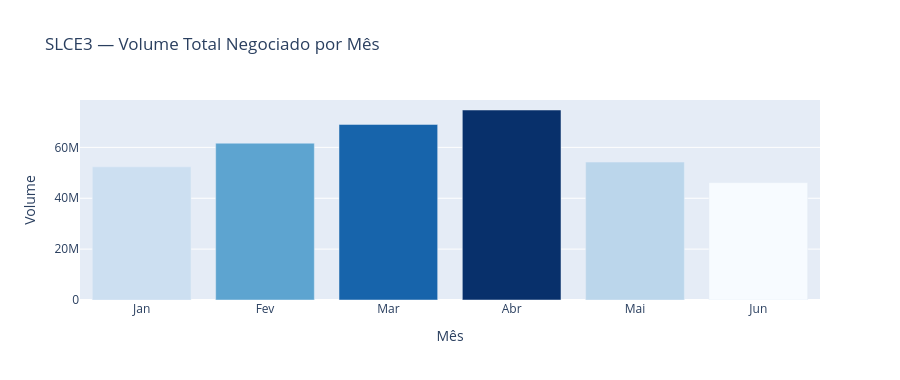

This figure's notebook cell:
### Markdown cell above
### 6.4 Volume Negociado por Mês

Volume alto indica maior interesse do mercado. Abril concentrou o maior volume, coincidindo com o pico de preço do semestre.

### Code cell
fig = px.bar(mensal, x='nome_mes', y='volume_total',
             title='SLCE3 — Volume Total Negociado por Mês',
             labels={'nome_mes': 'Mês', 'volume_total': 'Volume'},
             color='volume_total', color_continuous_scale='Blues')
fig.update_layout(height=380, coloraxis_showscale=False)
fig

### Figure 1 — Plotly figure (JSON) as saved in the notebook; plotly's stock layout.template omitted (floating-point values rounded to 4 significant figures)
{"data": [{"hovertemplate": "Mês=%{x}<br>Volume=%{marker.color}<extra></extra>", "legendgroup": "", "marker": {"color": [52340000.0, 61640000.0, 69020000.0, 74690000.0, 54230000.0, 46140000.0], "coloraxis": "coloraxis", "pattern": {"shape": ""}}, "name": "", "orientation": "v", "showlegend": false, "textposition": "auto", "type": "bar", "x": ["Jan", "Fev", "Mar", "Abr", "Mai", "Jun"], "xaxis": "x", "y": [52340000.0, 61640000.0, 69020000.0, 74690000.0, 54230000.0, 46140000.0], "yaxis": "y"}], "layout": {"barmode": "relative", "coloraxis": {"colorbar": {"title": {"text": "Volume"}}, "colorscale": [[0, "rgb(247,251,255)"], [0.125, "rgb(222,235,247)"], [0.25, "rgb(198,219,239)"], [0.375, "rgb(158,202,225)"], [0.5, "rgb(107,174,214)"], [0.625, "rgb(66,146,198)"], [0.75, "rgb(33,113,181)"], [0.875, "rgb(8,81,156)"], [1, "rgb(8,48,107)"]], "showscale": false}, "height": 380, "legend": {"tracegroupgap": 0}, "title": {"text": "SLCE3 — Volume Total Negociado por Mês"}, "xaxis": {"anchor": "y", "domain": [0, 1], "title": {"text": "Mês"}}, "yaxis": {"anchor": "x", "domain": [0, 1], "title": {"text": "Volume"}}}}
